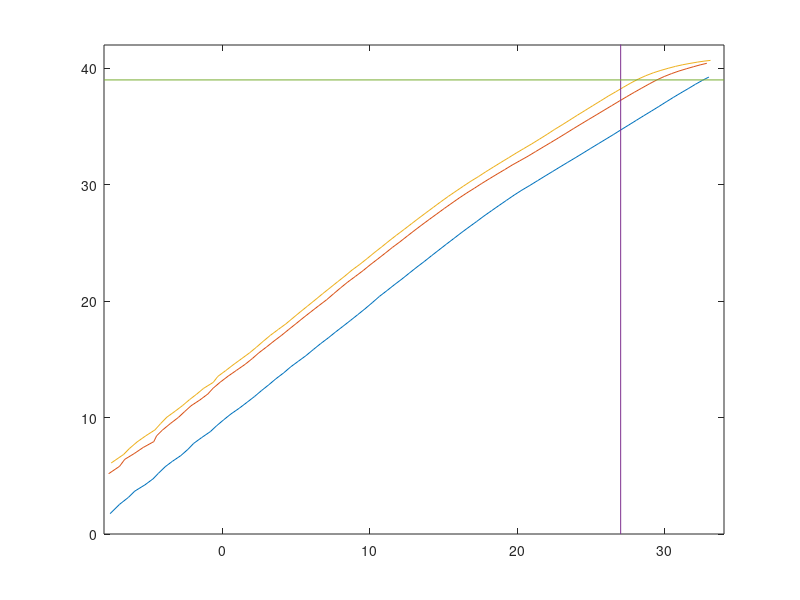

MATLAB code for this plot: (Note: this script raises an error after producing the figure.)
clear all
%load in the different files from measurements
load('onetone_Gruppe1_2_35GHz.mat');
power_output2_35=OutputPowerf0;
load('onetone_Gruppe1_2_45GHz.mat');
power_output2_45=OutputPowerf0;
load('onetone_Gruppe1_2_4GHz.mat');
power_output2_4=OutputPowerf0;
load('PAdriver_one_tone_400mA_2-3GHz_corrected.mat');
load('PassiveLosses_2-3GHz.mat')

%Calculate the power out from driver
driver_output_2_35=(driverOutputPower(4,1:end)+driverOutputPower(5,1:end))./2;
driver_output_2_45=(driverOutputPower(5,1:end)+driverOutputPower(6,1:end))./2;
driver_output_2_4=driverOutputPower(5,1:end);

%Calculate the different losses
Circ_loss_2_35=(CirculatorLoss(4)+CirculatorLoss(5))/2;
Out_loss_2_35=(OutputLoss(4)+OutputLoss(5))/2;
%Gain_2_35=power_output2_35-driver_output_2_35-loss_2_35;

Circ_loss_2_45=(CirculatorLoss(5)+CirculatorLoss(6))/2;
Out_loss_2_45=(OutputLoss(5)+OutputLoss(6))/2;
%Gain_2_45=power_output2_45-driver_output_2_45-loss_2_45;

Circ_loss_2_4=CirculatorLoss(4);
Out_loss_2_4=OutputLoss(4);
%Gain_2_4=power_output2_4-driver_output_2_4-loss_2_4;

%Calculate power in to amplifier
InputPower_2_35=driver_output_2_35-Circ_loss_2_35;
InputPower_2_4=driver_output_2_4-Circ_loss_2_4;
InputPower_2_45=driver_output_2_45-Circ_loss_2_45;

%Calculate power out from amplifier
OutputPower_2_35=power_output2_35-Out_loss_2_35;
OutputPower_2_4=power_output2_4-Out_loss_2_4;
OutputPower_2_45=power_output2_45-Out_loss_2_45;

%Plot Output power vs input power
plot(InputPower_2_35,OutputPower_2_35,InputPower_2_4,OutputPower_2_4,InputPower_2_45,OutputPower_2_45,[27 27],[0 45],[-8 34],[39 39])
axis([-8 34 0 42]);
legend('2.35GHz','2.40GHz','2.45GHz','location','NW');
xlabel('Input power (dBm)');
ylabel('Output power (dBm)');
title('Large-signal power gain');
grid
%Calculate PAE
PAE_2_35=(db2pow(OutputPower_2_35)-db2pow(InputPower_2_35))./(iDrain.*28*1000).*100;
PAE_2_4=(db2pow(OutputPower_2_4)-db2pow(InputPower_2_4))./(iDrain.*28*1000).*100;
PAE_2_45=(db2pow(OutputPower_2_45)-db2pow(InputPower_2_45))./(iDrain.*28*1000).*100;
figure(2)
plot(InputPower_2_35,PAE_2_35,InputPower_2_4,PAE_2_4,InputPower_2_45,PAE_2_45)
legend('2.35GHz','2.40GHz','2.45GHz','location','NW');
xlabel('Input power (dBm)');
ylabel('PAE (%)');
title('Power Added Efficiency');
grid on;